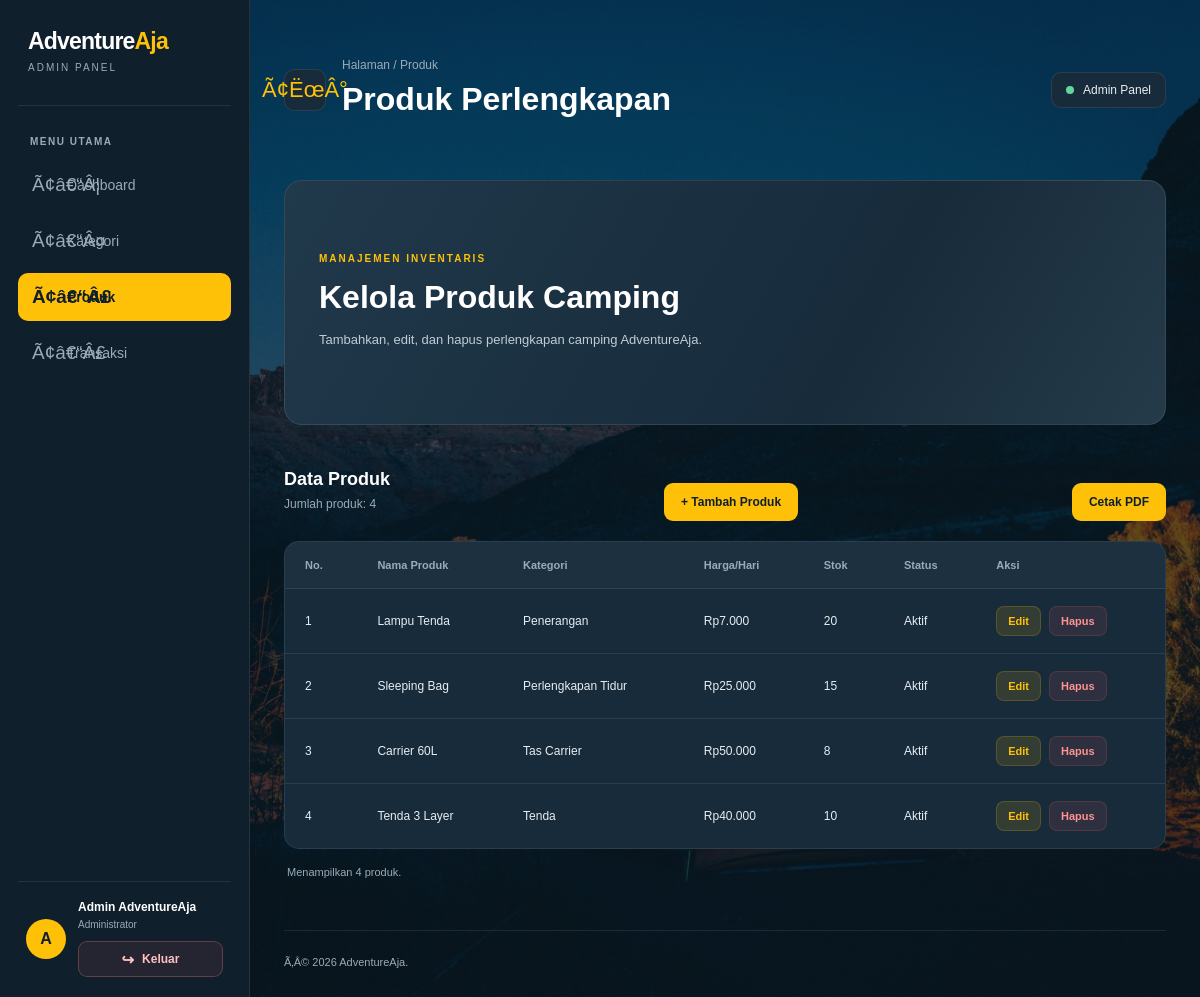
The page /products.php (signed in) on the database its author committed.
### tables this page shows
CREATE TABLE `products` (
  `id` int NOT NULL,
  `category_id` int NOT NULL,
  `name` varchar(150) NOT NULL,
  `description` text,
  `price_per_day` decimal(12,2) NOT NULL,
  `stock` int NOT NULL DEFAULT '0',
  `image` varchar(255) DEFAULT NULL,
  `status` enum('active','inactive') DEFAULT 'active',
  `created_at` timestamp NULL DEFAULT CURRENT_TIMESTAMP
);

CREATE TABLE `categories` (
  `id` int NOT NULL,
  `name` varchar(100) NOT NULL,
  `description` text,
  `image` varchar(255) DEFAULT NULL,
  `created_at` timestamp NULL DEFAULT CURRENT_TIMESTAMP
);

### products.php (called while the page is built)
<?php
require __DIR__ . '/pages/admin/products.php';

### includes/auth.php (called while the page is built, shortened)
<?php
function e($value): string
{
    return htmlspecialchars((string) $value, ENT_QUOTES, 'UTF-8');
}
?>

### pages/admin/products.php (the view, shortened to what this page needs)
<?php
require_once APP_ROOT . '/includes/auth.php';
require_once APP_ROOT . '/config/koneksi.php';
$sql = "
    SELECT p.*, c.name AS category_name
    FROM products p
    LEFT JOIN categories c ON p.category_id = c.id
    ORDER BY p.id DESC
";
$result = mysqli_query($conn, $sql);
$totalProducts = mysqli_num_rows($result);
?>
<!DOCTYPE html>
<html lang="id">
<head>
    <link rel="stylesheet" href="css/admin.css?v=<?= filemtime(APP_ROOT . '/css/admin.css') ?>">
</head>
<body>
    <div class="dashboard">
        <aside class="sidebar" id="sidebar">
            <div class="sidebar-logo">
                <h2>Adventure<span>Aja</span></h2>
                <p>ADMIN PANEL</p>
            </div>
            <nav class="sidebar-nav">
                <p class="menu-label">MENU UTAMA</p>
                <a href="admin.php" class="nav-link">
                    <span class="nav-icon">Ã¢â€“Â¦</span>
                    <span>Dashboard</span>
                </a>
                <a href="categories.php" class="nav-link">
                    <span class="nav-icon">Ã¢â€“Â¤</span>
                    <span>Kategori</span>
                </a>
                <a href="products.php" class="nav-link active">
                    <span class="nav-icon">Ã¢â€“Â£</span>
                    <span>Produk</span>
                </a>
                <a href="transaction.php" class="nav-link">
                    <span class="nav-icon">Ã¢â€“Â£</span>
                    <span>Transaksi</span>
                </a>
            </nav>
            <div class="sidebar-bottom">
                <div class="admin-avatar">A</div>
                <div class="admin-info">
                    <h4><?= e($_SESSION['user']['name']) ?></h4>
                    <p>Administrator</p>
                    <a href="logout.php" class="admin-logout">Keluar</a>
                </div>
            </div>
        </aside>
        <main class="main-content">
            <header class="topbar">
                <div class="topbar-left">
                    <button type="button"
                        class="sidebar-toggle"
                        id="sidebarToggle">Ã¢ËœÂ°</button>
                    <div class="page-heading">
                        <p class="breadcrumb">Halaman / Produk</p>
                        <h1>Produk Perlengkapan</h1>
                    </div>
                </div>
                <div class="topbar-info">
                    <div class="status-indicator"></div>
                    <span>Admin Panel</span>
                </div>
            </header>
            <section class="welcome-section">
                <div class="welcome-text">
                    <p class="eyebrow">MANAJEMEN INVENTARIS</p>
                    <h2>Kelola Produk Camping</h2>
                    <p>
                        Tambahkan, edit, dan hapus perlengkapan
                        camping AdventureAja.
                    </p>
                </div>
            </section>
            <section class="category-section">
                <div class="section-heading">
                    <div>
                        <h2>Data Produk</h2>
                        <p>Jumlah produk: <?= $totalProducts ?></p>
                    </div>
                    <a href="products-entry.php"
                        class="primary-button">
                        + Tambah Produk
                    </a>
                    <a href="laporan-produk.php"
                        class="primary-button"
                        target="_blank">
                        Cetak PDF
                    </a>
                </div>
                <div class="table-container">
                    <table class="transaction-table">
                        <thead>
                            <tr>
                                <th>No.</th>
                                <th>Nama Produk</th>
                                <th>Kategori</th>
                                <th>Harga/Hari</th>
                                <th>Stok</th>
                                <th>Status</th>
                                <th>Aksi</th>
                            </tr>
                        </thead>
                        <tbody>
                            <?php if ($totalProducts === 0): ?>
                                <tr>
                                    <td colspan="7">Belum ada produk.</td>
                                </tr>
                            <?php else: ?>
                                <?php $no = 1; ?>
                                <?php while ($product = mysqli_fetch_assoc($result)): ?>
                                    <tr>
                                        <td><?= $no++ ?></td>
                                        <td><?= e($product['name']) ?></td>
                                        <td>
                                            <?= e($product['category_name'] ?? '-') ?>
                                        </td>
                                        <td>
                                            Rp<?= number_format(
                                                    (float)$product['price_per_day'],
                                                    0,
                                                    ',',
                                                    '.'
                                                ) ?>
                                        </td>
                                        <td><?= (int)$product['stock'] ?></td>
                                        <td>
                                            <?= $product['status'] === 'active'
                                                ? 'Aktif' : 'Nonaktif' ?>
                                        </td>
                                        <td>
                                            <div class="action-buttons">
                                                <a class="action-button edit-button"
                                                    href="products-entry.php?edit=<?= (int)$product['id'] ?>">
                                                    Edit
                                                </a>
                                                <form method="POST"
                                                    action="products-process.php"
                                                    onsubmit="return confirm('Yakin ingin menghapus produk ini?');">
                                                    <button type="submit"
                                                        class="action-button delete-button">
                                                        Hapus
                                                    </button>
                                                </form>
                                            </div>
                                        </td>
                                    </tr>
                                <?php endwhile; ?>
                            <?php endif; ?>
                        </tbody>
                    </table>
                </div>
                <div class="table-footer">
                    <p>Menampilkan <?= $totalProducts ?> produk.</p>
                </div>
            </section>
            <footer class="dashboard-footer">
                <p>Ã‚Â© 2026 AdventureAja.</p>
            </footer>
        </main>
    </div>
</body>
</html>

### rows shown on the page
products: name "Lampu Tenda", category.name "Penerangan", price_per_day "7.000", stock "20", status "Aktif"
products: name "Sleeping Bag", category.name "Perlengkapan Tidur", price_per_day "25.000", stock "15", status "Aktif"
products: name "Carrier 60L", category.name "Tas Carrier", price_per_day "50.000", stock "8", status "Aktif"
products: name "Tenda 3 Layer", category.name "Tenda", price_per_day "40.000", stock "10", status "Aktif"

### other values the page prints
$_SESSION['user']['name'] "Admin AdventureAja"
$totalProducts "4"
